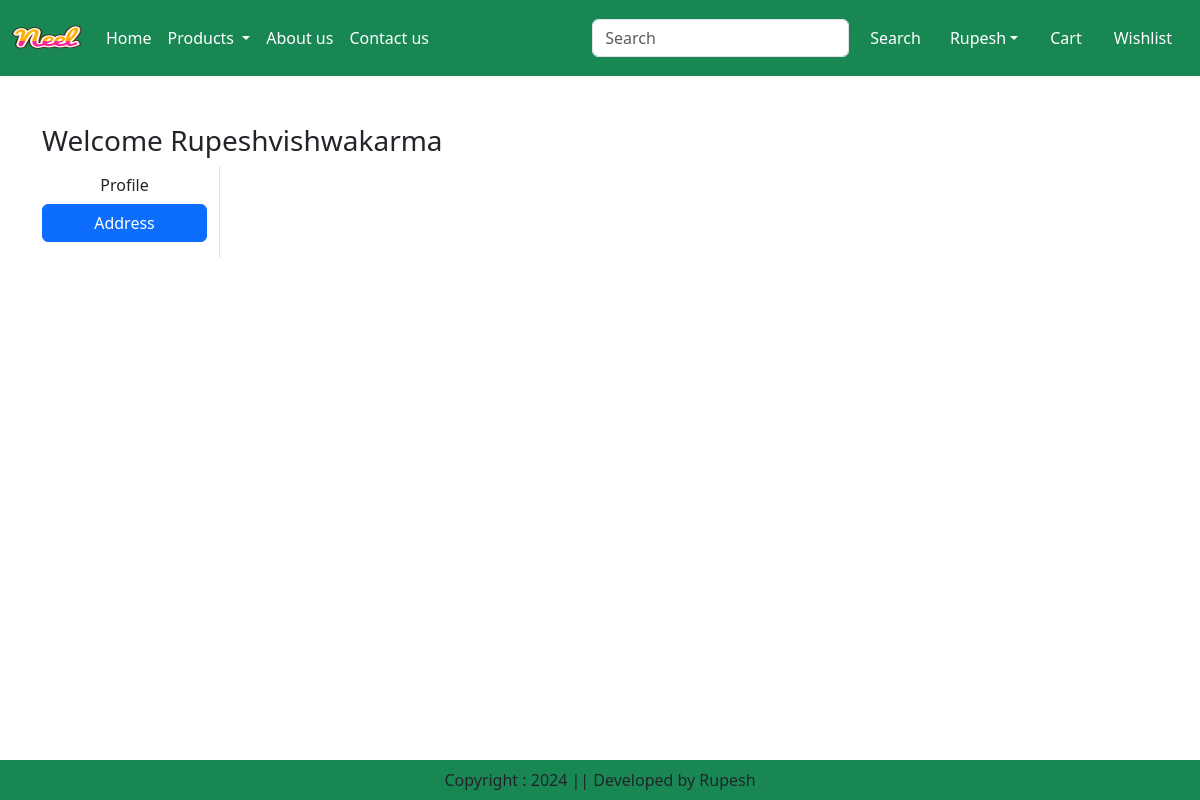
Page /address/ (signed in) on the earlier database version.
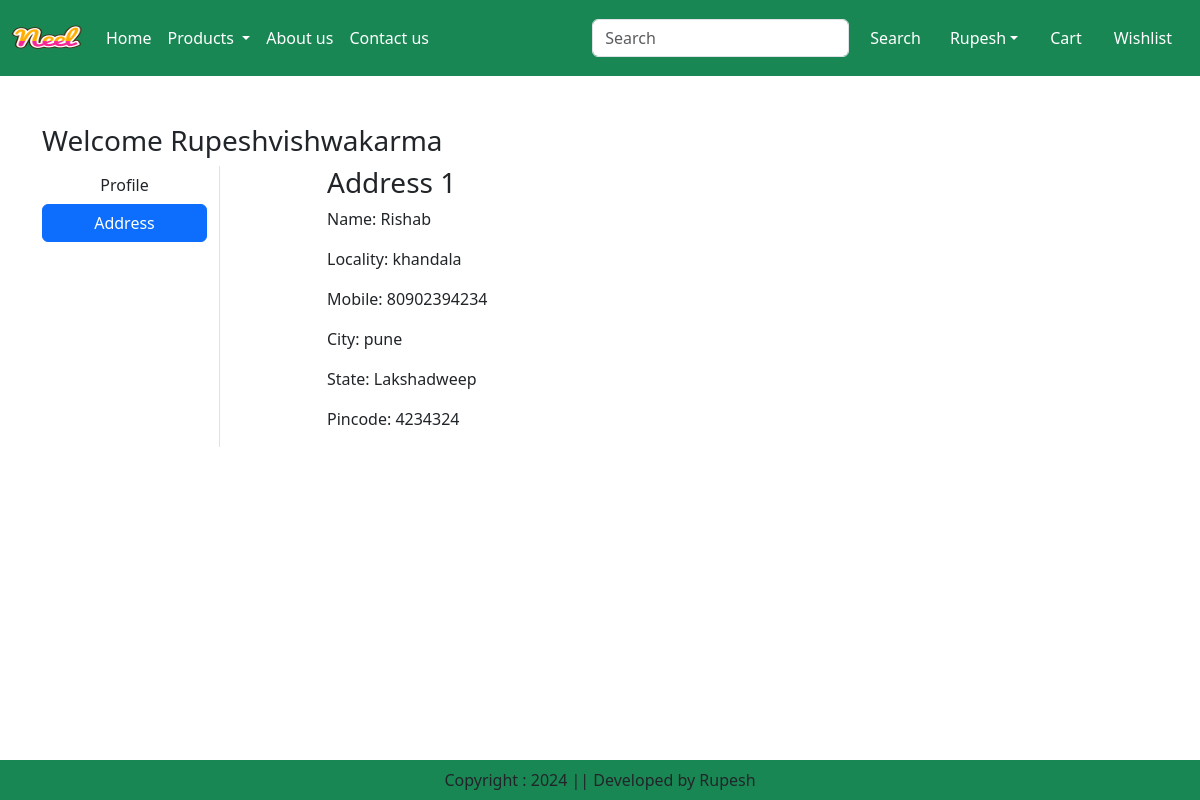
Same page on the later database version.
### ecapp/models.py (models this page shows, shortened)
class Customer(models.Model):
    user = models.ForeignKey(User, on_delete=models.CASCADE)
    name = models.CharField(max_length=200)
    locality = models.CharField(max_length=200)
    city = models.CharField(max_length=50)
    mobile = models.IntegerField(default=0)
    zipcode = models.IntegerField()
    state = models.CharField(choices=STATE_CHOICES, max_length=100)

### ecapp/views.py (the view)
# urls.py: path('address/', views.address, name='address'),
def address(request):
    add = Customer.objects.filter(user=request.user)
    return render(request, 'ecapp/address.html', locals())

### ecapp/templates/ecapp/address.html (shortened to what this page needs)
{% extends "ecapp/base.html" %}
{% load static %}
{% block main-content %}
<div class='container my-5'>
    <div class='row'>
        <h3>Welcome <span class="text-capitalize">{{ request.user }}</span></h3>
        <div class="col-sm-2 border-end">
            <ul class="list-unstyled">
                <li class="d-grid"><a href="{% url 'profile' %}" class="btn ">Profile</a></li>
                <li class="d-grid"><a href="{% url 'address' %}" class="btn btn-primary">Address</a></li>
            </ul>
        </div>
        <div class='col-sm-8 offset-sm-1'>
            <div class="row">
                {% for ad in add %}
                <div class="col-sm-6">
                    <div class="card-body">
                        <h3>Address {{ forloop.counter }}</h3>
                        <p>Name: {{ ad.name }}</p>
                        <p>Locality: {{ ad.locality }}</p>
                        <p>Mobile: {{ ad.mobile }}</p>
                        <p>City: {{ ad.city }}</p>
                        <p>State: {{ ad.state }}</p>
                        <p>Pincode: {{ ad.zipcode }}</p>
                    </div>
                </div>
                {% endfor %}
            </div>
        </div>
    </div>
</div>
{% endblock main-content %}

### ecapp/templates/ecapp/base.html (shortened to what this page needs)
<!DOCTYPE html>
{% load static %}
<html lang="en">
<head>
    <link href="https://cdn.jsdelivr.net/npm/bootstrap@5.3.3/dist/css/bootstrap.min.css" rel="stylesheet">
    <link rel='stylesheet' href="{% static "ecapp/css/owl.carousel.min.css" %}" />
    <link rel='stylesheet' href="{% static "ecapp/css/all.min.css" %}" />
    <link rel='stylesheet' href="{% static "ecapp/css/style.css" %}" />
</head>
<body>
    <nav class="navbar navbar-expand-lg navbar-dark bg-success">
        <div class="container-fluid">
          <a class="navbar-brand" href="#">
            <img src="{% static "ecapp/images/product/Neel.png"%}" width="70" height="50"></img>
          </a>
          <div class="collapse navbar-collapse" id="navbarSupportedContent">
            <ul class="navbar-nav me-auto mb-2 mb-lg-0">
              {% if request.user.is_authenticated %}
              <li class="nav-item">
                <a class="nav-link active" aria-current="page" href="/">Home</a>
              </li>
              <li class="nav-item dropdown">
                <a class="nav-link dropdown-toggle text-white" href="#" role="button" data-bs-toggle="dropdown" aria-expanded="false">
                  Products
                </a>
              </li>
              <li class="nav-item">
                <a class="nav-link text-white" href="{% url "about" %}">About us</a>
              </li>
              <li class="nav-item">
                <a class="nav-link text-white" href="{% url "contact" %}">Contact us</a>
              </li>
            </ul>
            <form class="d-flex" role="search">
               <input class="form-control me-2 " type="search" placeholder="Search" aria-label="Search">
              <button class="btn btn-outline-success text-white" type="submit">Search</button>
            </form>
          </div>
          <ul class="navbar-nav me-auto mb-2 mb-lg-0">
            <li class="nav-item dropdown mx-2">
                <a class="nav-link dropdown-toggle text-white" href="#" id="profileDropdown" role="button"
                data-bs-toggle="dropdown" aria-expanded="false">Rupesh</a>
            </li>
            <li class="nav-item  mx-2">
                <a href="#" class="nav-link text-white">Cart</a>
            </li>
            <li class="nav-item  mx-2">
              <a href="#" class="nav-link text-white">Wishlist</a>
          </li>
      {% endif %}
        </ul>
        </div>
      </nav>
      {%block main-content%}{%endblock main-content%}
      <footer class="container-fluid fixed-bottom bg-success text-center p-2 mt-5">
        Copyright : 2024 || Developed by Rupesh
      </footer>
</body>
</html>

Differences in the rows shown:
added Customer: name "Rishab", locality "khandala", mobile "80902394234", city "pune", state "Lakshadweep", zipcode "4234324"
